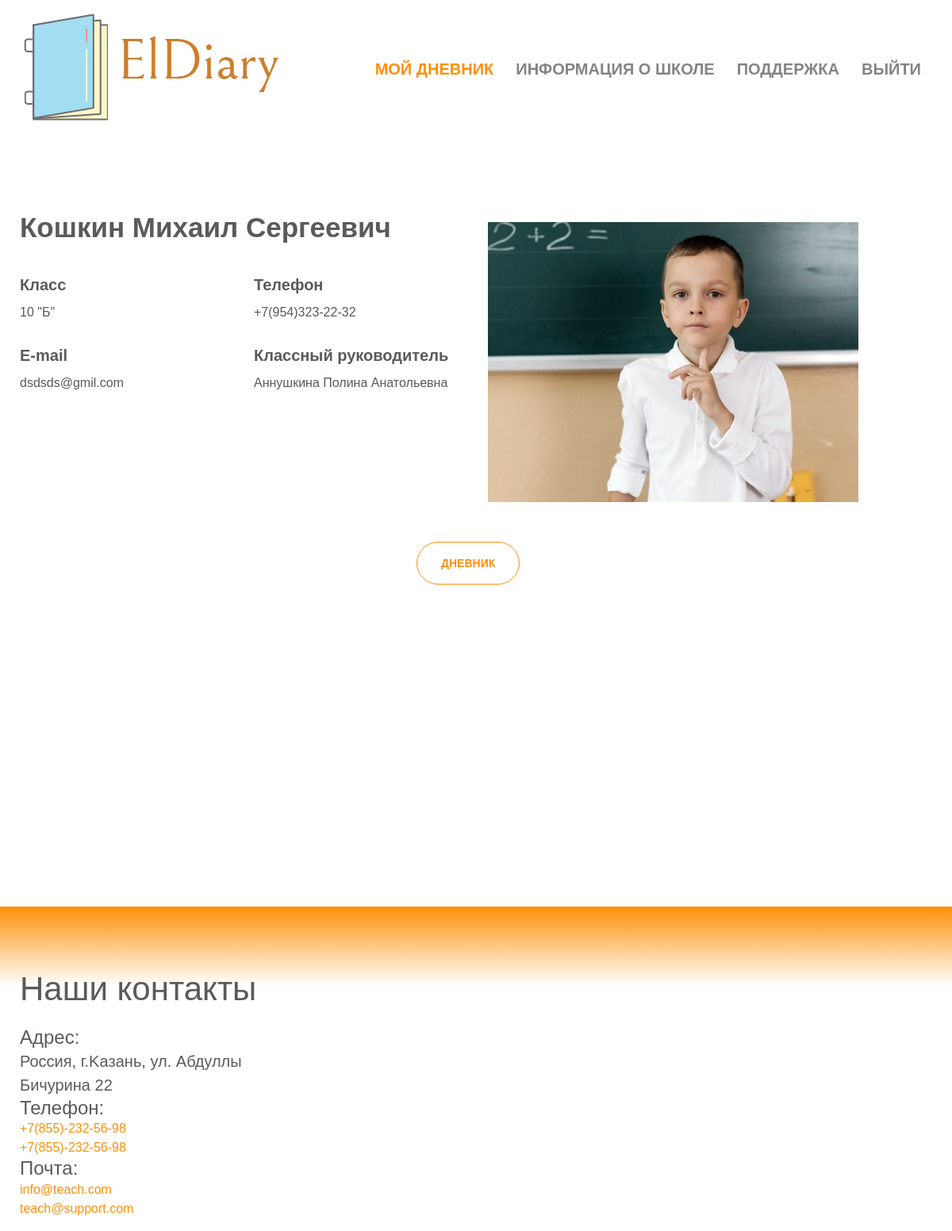
Page /new3/ (signed in) on the committed database.
### landing/models.py (models this page shows)
class Employee(models.Model):
    user = models.OneToOneField(User, on_delete=models.CASCADE)
    telephone = models.CharField(max_length=100)
    CLASS = models.CharField(max_length=100, default="10")
    info = models.CharField(max_length=100, default=" ")

### landing/views.py (the view)
# urls.py: url(r'^new3/', views.new3, name='new3'),
def new3(request):
    use = User.objects.all()
    us = request.user
    use2 = User.objects.get(username=us)
    use3 = use2.id
    ose5 = User.objects.filter(id=use3)
    ose4 = Employee.objects.filter(user_id=use3)
    return render(request, 'dilary/st.html', context={'ose5': ose5, 'ose4': ose4})

### templates/dilary/st.html (shortened to what this page needs)
<html>
<head>
<link href="https://cdn.jsdelivr.net/npm/bootstrap@5.0.0-beta3/dist/css/bootstrap.min.css" rel="stylesheet">
<link rel="stylesheet" href="css/style.css">
   <link rel="stylesheet" href="../../static/assets/css/style-starter.css">
</head>
<header class="w3l-header">
	<div class="hero-header-11">
		<div class="hero-header-11-content">
			<div class="container">
				<nav class="navbar navbar-expand-lg navbar-light py-md-2 py-0 px-0">
					<a class="navbar-brand" href = "{% url 'home' %}"><img src="../../static/assets/images/снимок.png" alt="" /></a>
					<div class="collapse navbar-collapse" id="navbarSupportedContent">
						<ul class="navbar-nav ml-auto">
							<li class="nav-item active">
								<a class="nav-link" href = "{% url 'new3' %}">Мой дневник<span class="sr-only">(current)</span></a>
							</li>
							<li class="nav-item @@about-active">
								<a class="nav-link" href="{% url 'new' %}">Информация о школе</a>
							</li>
							<li class="nav-item @@contact-active">
								<a class="nav-link" href="{% url 'landing' %}">Поддержка</a>
							</li>
							<li class="nav-item @@contact-active">
                                 {% if user.is_authenticated %}
                    <a class="nav-link" href="{% url 'logout_url' %}">Выйти</a>
                    {% else %}
                    <a class="nav-link" href="{% url 'new2' %}">Войти</a>
                    {% endif %}
							</li>
						</ul>
					</div>
				</nav>
			</div>
		</div>
	</div>
</header>
<section class="w3l-about1" id="about">
  <div id="cwp23-block" class="py-5">
    <div class="container py-lg-5">
      <div class="row cwp23-content align-items-center">
        <div class="col-lg-6 cwp23-text">
          <div class="cwp23-title">
              {% for ose in ose5 %}
            <h3>{{ ose.last_name }}</h3>
          </div>
          <div class="cwp23-text-cols">
            <div class="column">
{% for ose1 in  ose4 %}
            {% if ose1.info == "1" %}
              <a href="services.html">Класс</a>
              <p>{{ ose1.CLASS }}</p>
                {% else %}
                <a>Должность</a>
                <p>Преподаватель</p>
            {% endif %}
    {% endfor %}
            </div>
{% for ose1 in ose4 %}
            <div class="column">
              <a href="services.html">Телефон</a>
              <p>{{ ose1.telephone }}</p>
            {% endfor %}
            </div>
            <div class="column">
              <a href="services.html">E-mail</a>
              <p>{{ ose.email }}</p>
            </div>
            <div class="column">
{% for ose1 in  ose4 %}
            {% if ose1.info == "1" %}
              <a href="services.html">Классный руководитель</a>
              <p>{{ ose.first_name}}</p>
   {% endif %} {% endfor %}
            </div>{%  endfor %}
          </div>
        </div>
        <div class="col-lg-6 mt-lg-0 mt-5 cwp23-img">
          <img src="../../static/assets/images/уч.jpg" class="img-fluid1" alt="" />
        </div>
      </div>
        {% for ose1 in  ose4 %}
            {% if ose1.info == "1" %}<a href="{% url 'new5' %}" class="btn btn-outline-secondary theme-button11">Дневник</a>
                {% else %}
                <a href="{% url 'new4' %}" class="btn btn-outline-secondary theme-button11">Журнал</a>
        {% endif %}
    {% endfor %}
    </div>
  </div>
</section>
 <footer class="w3l-footer-29-main" id="footer" style="padding-top: 300px">
     <div class="footer-29 py-5">
       <div class="container pb-lg-3">
         <div class="row footer-top-29">
           <div class="col-lg-4 col-md-6 footer-list-29 footer-1 mt-md-4">
             <a class="footer-logo mb-md-3 mb-2" alt="" />Наши контакты</a>
							<h4>Адрес:</h4>
							<p>Россия, г.Kaзань, ул. Абдуллы Бичурина 22</p>
						</div>
					</div>
					<div class="contact-info">
						<div class="contact-details">
							<h4>Телефон:</h4>
							<p><a href="tel:+598-658-456">+7(855)-232-56-98</a></p>
							<p><a href="tel:+598-658-457">+7(855)-232-56-98</a></p>
						</div>
					</div>
					<div class="contact-info">
						<div class="contact-details">
							<h4>Почта:</h4>
							<p><a href="mailto:mail@example.com" class="email">info@teach.com</a></p>
							<p><a href="mailto:mail@example.com" class="email">teach@support.com</a></p>
						</div>
					</div>
				</div>
			</div>
   </footer>

### rows in the picture
Employee: CLASS "10 \"Б\"", telephone "+7(954)323-22-32", info "ДНЕВНИК"

### other values in the picture
{{ ose.last_name }} "Кошкин Михаил Сергеевич"
{{ ose.email }} "dsdsds@gmil.com"
{{ ose.first_name }} "Аннушкина Полина Анатольевна"
